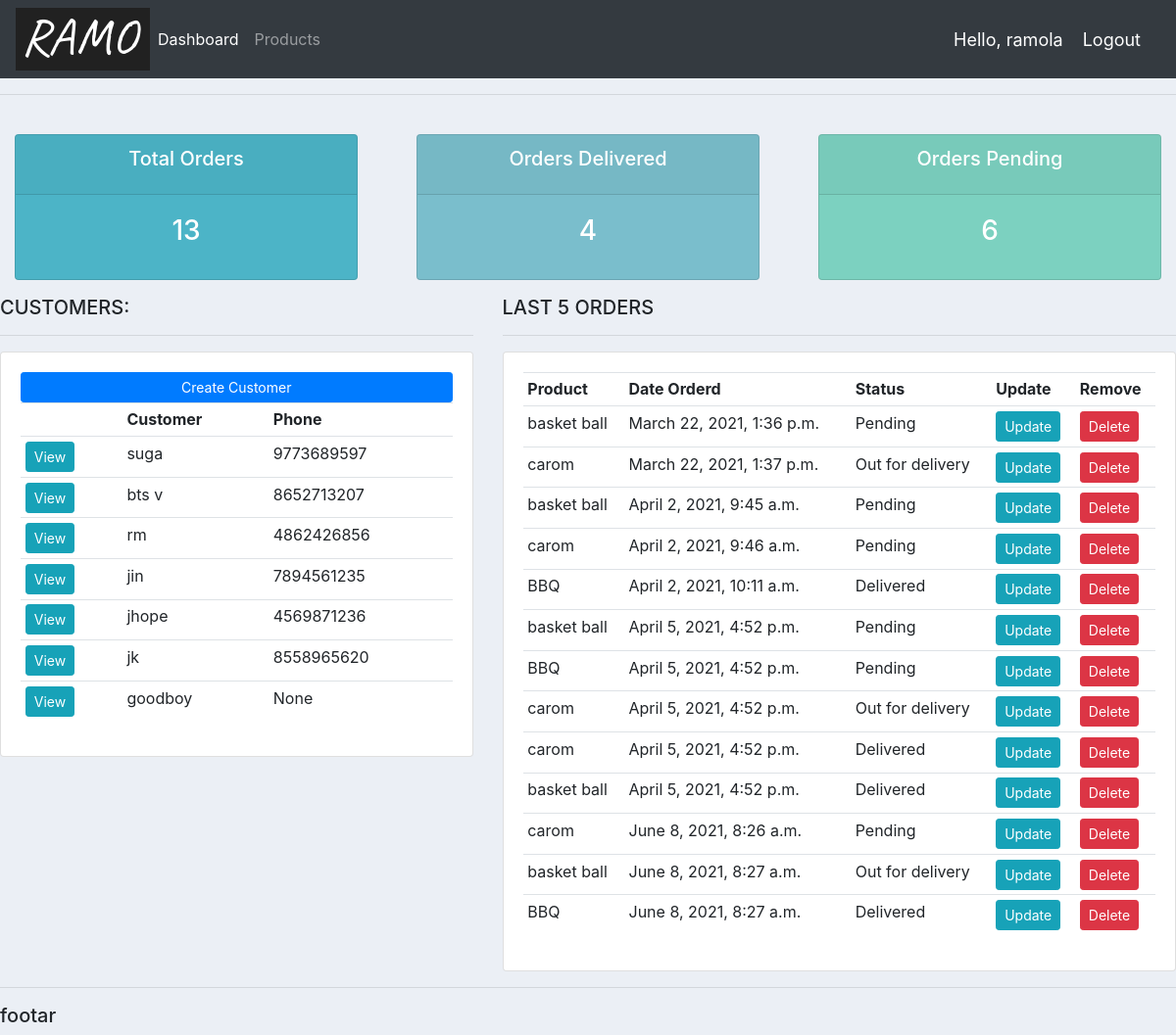
The app's page / (signed in) with its own data.
### accounts/models.py (models this page shows, shortened)
class Customer(models.Model):
    user=models.OneToOneField(User,null=True,on_delete=models.CASCADE)
    name=models.CharField(max_length=25,null=True)
    phone=models.CharField(max_length=10,null=True)
    email=models.EmailField(max_length=25,null=True)
    profile_pic=models.ImageField(null=True,blank=True)
    date_created=models.DateTimeField(auto_now_add=True,null=True)

class Order(models.Model):
    STATUS=(
        ('Pending','Pending'),('Out for delivery','Out for delivery'),('Delivered','Delivered')
    )
    date_created=models.DateTimeField(auto_now_add=True,null=True)
    status=models.CharField(max_length=250,choices=STATUS,null=True)
    customer=models.ForeignKey(Customer,null=True,on_delete=models.SET_NULL)
    product=models.ForeignKey(Product,null=True,on_delete=models.SET_NULL)
    note=models.CharField(max_length=2550,null=True)

class Product(models.Model):
    CATEGORY=(('In door','In door'),('Out door','Out door'))
    name=models.CharField(max_length=25,null=True)
    price=models.FloatField(null=True)
    category=models.CharField(max_length=25,null=True,choices=CATEGORY)
    description=models.CharField(max_length=25,null=True)
    date_created=models.DateTimeField(auto_now_add=True,null=True)
    tag=models.ManyToManyField(Tag)
    def __str__(self):
        return self.name

### accounts/decorators.py (the view)
	def wrapper_function(request, *args, **kwargs):
		group = None
		if request.user.groups.exists():
			group = request.user.groups.all()[0].name
		if group == 'customer':
			return redirect('user-page')
		if group == 'admin':
			return view_func(request, *args, **kwargs)

### accounts/views.py (called while the page is built)
@login_required(login_url='login')
@admin_only
def home(request):
    orders = Order.objects.all()
    customers = Customer.objects.all()
    total_customers = customers.count()
    total_orders = orders.count()
    delivered = orders.filter(status='Delivered').count()
    pending = orders.filter(status='Pending').count()
    context = {'orders': orders, 'customers': customers,
               'total_orders': total_orders, 'delivered': delivered,
               'pending': pending}
    return render(request, 'accounts/dashboard.html', context)

### templates/accounts/dashboard.html
{% extends 'accounts/main.html' %}
{% block content %}
{% include 'accounts/status.html' %}
<div class="row">
	<div class="col-md-5">
		<h5>CUSTOMERS:</h5>
		<hr>
		<div class="card card-body">
			<a class="btn btn-primary  btn-sm btn-block" href="">Create Customer</a>
			<table class="table table-sm">
				<tr>
                   <th></th>
					<th>Customer</th>
					<th>Phone</th>
				</tr>
                {% for customer in customers %}
                    <tr>
                    <td><a class="btn btn-sm btn-info"href="{% url 'customer' customer.id %}">View</a></td>
                        <td>
                        {{customer.name  }}
                    </td>
                    <td>
                        {{customer.phone }}
                    </td>
                    </tr>
                {% endfor %}
			</table>
		</div>
	</div>
	<div class="col-md-7">
		<h5>LAST 5 ORDERS</h5>
		<hr>
		<div class="card card-body">
			<table class="table table-sm">
				<tr>
					<th>Product</th>
					<th>Date Orderd</th>
					<th>Status</th>
					<th>Update</th>
					<th>Remove</th>
				</tr>
                {% for order in orders %}
                    <tr>
                    <td>
                        {{order.product  }}
                    </td>
                        <td>
                        {{order.date_created  }}
                    </td>
                    <td>
                        {{order.status }}
                    </td>
                    <td><a class="btn btn-sm btn-info"href="{% url 'update_order' order.id %}">Update</a> </td>
                        <td><a class="btn btn-sm btn-danger"href="{% url 'delete_order' order.id%}">Delete</a> </td>
                    </tr>
                {% endfor %}
			</table>
		</div>
	</div>
</div>
{% endblock %}

### templates/accounts/navbar.html (shortened to what this page needs)
{% load static %}
<nav class="navbar navbar-expand-lg navbar-dark bg-dark">
  <img src="{% static 'images/logo.png' %}">
  <div class="collapse navbar-collapse" id="navbarNavAltMarkup">
    <div class="navbar-nav">
      <a class="nav-item nav-link active" href="{% url 'home' %}">Dashboard</a>
      <a class="nav-item nav-link" href="{% url 'product' %}">Products</a>
    </div>
  </div>
    <span class="hello-msg">Hello, {{ request.user }}</span>
    <span><a class="hello-msg" href={% url 'logout' %}>Logout</a></span>
</nav>

### static/css/main.css (style rules this page uses)
body { background-color: #ebeff5; }

### templates/accounts/navbar.html (style rules this page uses)
.hello-msg { font-size: 18px; color: white; margin-right: 20px; }

### records on screen
Customer: name "suga", phone "9773689597"
Customer: name "bts v", phone "8652713207"
Customer: name "rm", phone "4862426856"
Customer: name "jin", phone "7894561235"
Customer: name "jhope", phone "4569871236"
Customer: name "jk", phone "8558965620"
Customer: name "goodboy", phone "None"
Order: product "basket ball", date_created "March 22, 2021, 1:36 p.m.", status "Pending"
Order: product "carom", date_created "March 22, 2021, 1:37 p.m.", status "Out for delivery"
Order: product "basket ball", date_created "April 2, 2021, 9:45 a.m.", status "Pending"
Order: product "carom", date_created "April 2, 2021, 9:46 a.m.", status "Pending"
Order: product "BBQ", date_created "April 2, 2021, 10:11 a.m.", status "Delivered"
Order: product "basket ball", date_created "April 5, 2021, 4:52 p.m.", status "Pending"
Order: product "BBQ", date_created "April 5, 2021, 4:52 p.m.", status "Pending"
Order: product "carom", date_created "April 5, 2021, 4:52 p.m.", status "Out for delivery"
Order: product "carom", date_created "April 5, 2021, 4:52 p.m.", status "Delivered"
Order: product "basket ball", date_created "April 5, 2021, 4:52 p.m.", status "Delivered"
Order: product "carom", date_created "June 8, 2021, 8:26 a.m.", status "Pending"
Order: product "basket ball", date_created "June 8, 2021, 8:27 a.m.", status "Out for delivery"
Order: product "BBQ", date_created "June 8, 2021, 8:27 a.m.", status "Delivered"

### other values on screen
{{ request.user }} "ramola"
{{ total_orders }} "13"
{{ delivered }} "4"
{{ pending }} "6"
